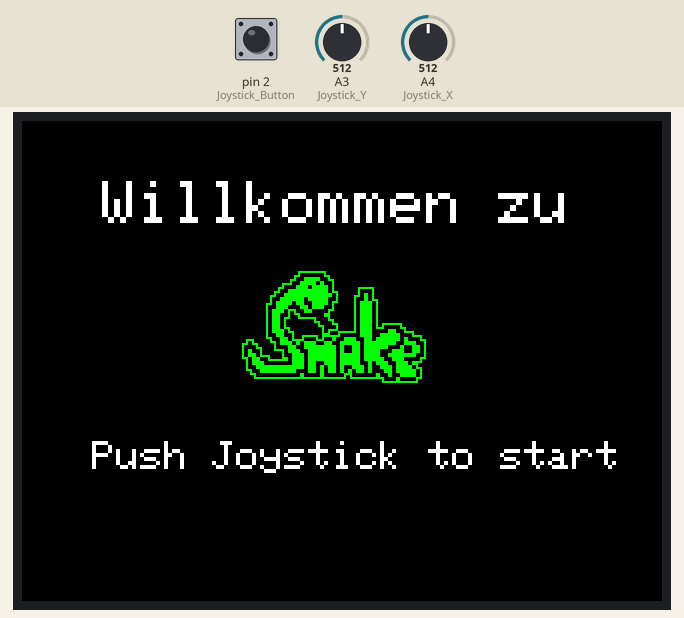
Recording of a sketch running on a simulated Arduino Uno, built with avr-gcc and run on an emulated ATmega328P. Shown: 320×240 colour display. Inputs (shaded band) come from the test bench; at power-on: pin 2 (Joystick_Button) HIGH, A4 (Joystick_X) = 512, A3 (Joystick_Y) = 512. Random numbers use the default seed unless the sketch sets one; what the sketch prints to the serial monitor is not drawn.

Above: at 1.3 s.
1.4 s: pin 2 (Joystick_Button) pulled LOW for 0.15 s
At 1.55 s:
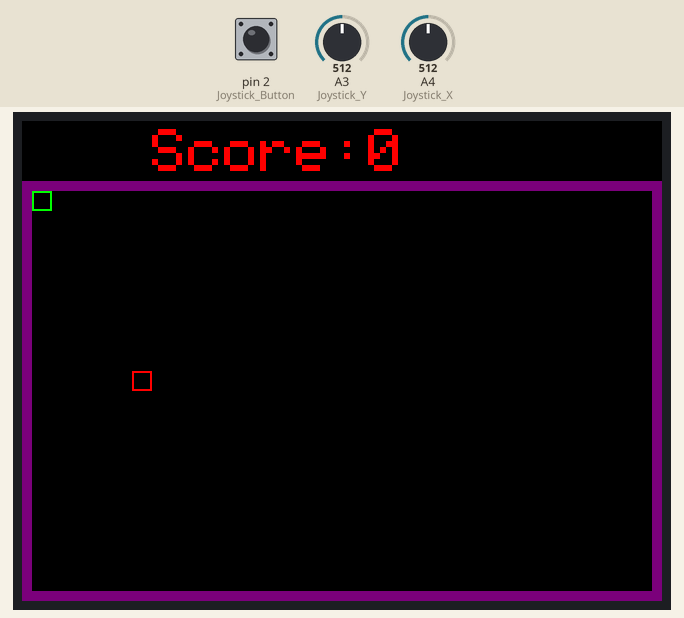
3.2 s: pin 2 (Joystick_Button) pulled LOW for 3.2 s
At 5.8 s:
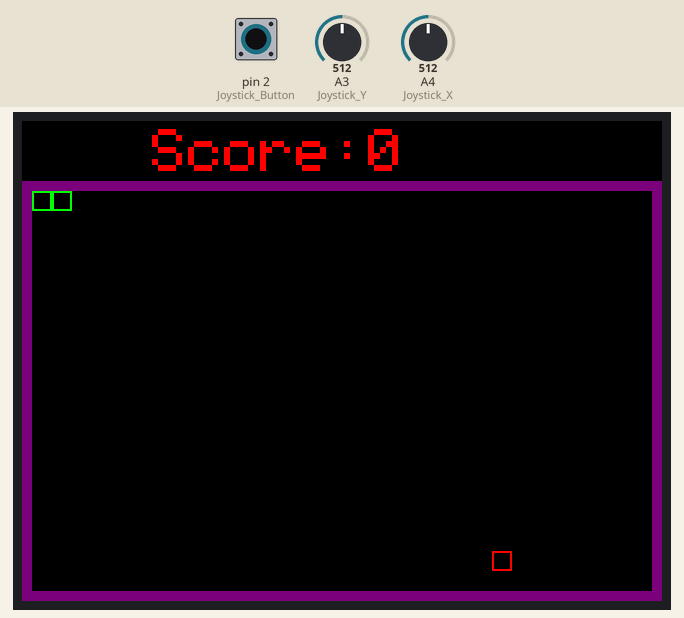
7.9 s: A4 (Joystick_X) set to 290
At 8.34 s:
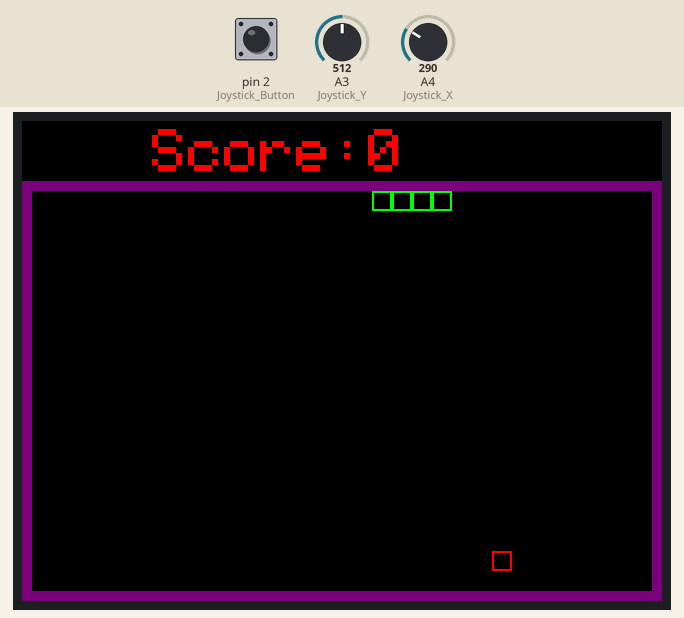
Timing chart, 0 to 10.9 s (numbered marks = the images above; inputs shaded):
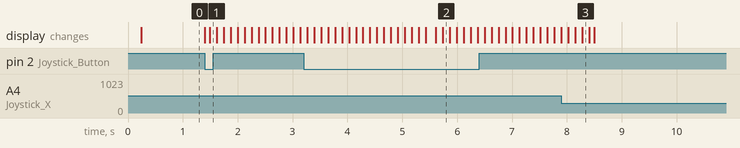

Measured:
- after the input at 1.4 s, the display: first changes at once (image 1 shows a later state)

The sketch:

snake.ino
```cpp
#include "SPI.h"
#include "Adafruit_GFX.h"
#include "Adafruit_ILI9341.h"
#include "bitmaps.h"

// Pin Belegung fuer das Display.
#define TFT_DC 9
#define TFT_CS 10

// Hardware SPI nutzen (on Uno, #13, #12, #11)
Adafruit_ILI9341 tft = Adafruit_ILI9341(TFT_CS, TFT_DC);


#define Joystick_X A4
#define Joystick_Y A3
#define Joystick_Button 2
#define maximum_snake_lenght 300 // So lang darf die Schlange werden
#define spielfeld_breite 31 // Spielfeld breite
#define spielfeld_hoehe 20 // Spielfedl höhe

#define p2s_x(p_x) (10*p_x+5) // Umrechnung in Spiel Koordinaten
#define p2s_y(p_y) (10*p_y+35) // Umrechnung in Spiel Koordinaten
// Ein Define kann auch einen kleine Funktion sein.

//------------------------------------------------------------------------------------------------------------------------
//----------------------------------Variablen initialisieren--------------------------------------------------------------
//------------------------------------------------------------------------------------------------------------------------
int JoystickX;
int JoystickY;

int score = 0;
int highscore=0;
int game_status = 0; // Wird benötigt für die Switch Case Anweisung

int CursorX;
int CursorY;

int dx=1,dy=0;
int schlangen_laenge; // Aktuelle länge der Schlange
byte blocked[spielfeld_breite][spielfeld_hoehe]; //Maxiamel Länge der Schlange
byte position_x[maximum_snake_lenght]; //Maximale Länge der Einheiten die gespeichert werden können für die Positionen bei denen die Schlange war.
byte position_y[maximum_snake_lenght]; //Maximale Länge der Einheiten die gespeichert werden können für die Positionen bei denen die Schlange war.
int head = 0; // wo habe ich im array gespeichert.
int tail = 0; // Angeafnegn bei -5 weil somit ein Puffer von 5 Einheiten erstellt wird. das ist die aktuelle Länge der Schlange.
int counter = 5;

int random_food_x; // Variable X für den ersten Spawnpunkt des Essens
int random_food_y; // Variable Y für den zweiten Spawnpunkt des Essens
int random_generator_for_food_x; // Random generierte Zahlen für den Apfel
int random_generator_for_food_y; // Random generierte Zahlen für den Apfel

//------------------------------------------------------------------------------------------------------------------------
//-----------------------------------Variablen initialisieren Ende--------------------------------------------------------
//------------------------------------------------------------------------------------------------------------------------


//------------------------------------------------------------------------------------------------------------------------
//-----------------------------------Funktionen Anfang--------------------------------------------------------------------
//------------------------------------------------------------------------------------------------------------------------
void wellcome_screen()
{
  tft.fillScreen(ILI9341_BLACK); // Hintergrund schwarz machen. Sonst wäre er weis
  tft.setTextColor(ILI9341_WHITE); // Farbe des Textes setzen
  tft.setTextSize(3); // Größe des Textes
  tft.setCursor(40, 30); // Koordinaten setzen wo die Schrift anfängt
  tft.print("Willkommen zu"); // Text auf das Display schreiben
  tft.drawBitmap(110, 75, wellcome_snake, 92, 56, ILI9341_GREEN);
  tft.setCursor(35, 160); // Koordinaten setzen wo die Schrift anfängt
  tft.setTextSize(2);
  tft.print("Push Joystick to start"); // Text auf das Display schreiben
}

void game_screen()
{
  //Display Rahmen, Hintergrund und Text:Score
  tft.fillScreen(ILI9341_BLACK); // Hintergrund schwar machen. Sonst wäre er weis
  tft.drawRect(0, 30, 320, 210, ILI9341_PURPLE); // Rechteck malen
  tft.drawRect(1, 31, 318, 208, ILI9341_PURPLE);
  tft.drawRect(2, 32, 316, 206, ILI9341_PURPLE);
  tft.drawRect(3, 33, 314, 204, ILI9341_PURPLE);
  tft.drawRect(4, 34, 312, 202, ILI9341_PURPLE);

  tft.setTextColor(ILI9341_RED); // Farbe des Textes setzen
  tft.setTextSize(3); // Größe des Textes
  tft.setCursor(65, 4); // Koordinaten setzen wo die Schrift anfängt
  tft.print("Score:"); // Text auf das Display schreiben
  tft.print(score);
}

void loser_screen()
{
  tft.fillScreen(ILI9341_BLACK); // Hintergrund schwarz machen. Sonst wäre er weis
  tft.setTextColor(ILI9341_WHITE); // Farbe des Textes setzen
  tft.setTextSize(3); // Größe des Textes
  tft.setCursor(50, 10); // Koordinaten setzen wo die Schrift anfängt
  tft.print("! YOU LOST !"); // Text auf das Display schreiben
  tft.drawBitmap(100, 55, dead_snake, 124, 38, ILI9341_RED);
  tft.setCursor(45, 110);
  tft.setTextSize(3);
  tft.print("Learn to play"); // Text auf das Display schreiben
  tft.setCursor(65, 140);
  tft.setTextColor(ILI9341_RED); // Farbe des Textes setzen
  tft.print("Score:"); // Text auf das Display schreiben
  tft.print(score);
  tft.setCursor(40, 170);
  tft.print("Highscore:"); // Text auf das Display schreiben
  tft.print(highscore);
  tft.setTextSize(2);
  tft.setTextColor(ILI9341_WHITE); // Farbe des Textes setzen
  tft.setCursor(12, 210); // Koordinaten setzen wo die Schrift anfängt
  tft.print("Play again? Push Joystick"); // Text auf das Display schreiben*/
}

void food_generator()
{

    random_generator_for_food_x = random(0,31); // Random Zahl wischen 0 und 31 generieren
    random_generator_for_food_y = random(0,20); // Random Zahl wischen 0 und 20 generieren
    random_food_x = p2s_x(random_generator_for_food_x); // X Koordiante für den Apfel ausrechnen
    random_food_y = p2s_y(random_generator_for_food_y); // Y Koordiante für den Apfel ausrechnen
}

void move_tail()
{
    if(counter > 0)
    {
      counter-=1;
    }
    else
    {
      tft.drawRect(p2s_x(position_x[tail]), p2s_y(position_y[tail]), 10, 10, ILI9341_BLACK); // Rechteck das eigentlich grün geworden wäre wieder schwarz machen
      blocked[position_x[tail]][position_y[tail]] = 0; // An der Stelle an der die Schlange eigentlich gewesen wäre muss das array blocked an dieser Stelle wieder auf 0 gesetzt werden.
                                                       //Sonst würde bei einem erneuten vorbei kommen an dieser Stelle eine Kollision stattfinden obwohl dort überhaupt keine Schlange ist
      tail++; // Hochzählen der Tail Variable damit die Schlange immer in der gleichen Länge bleibt
      if(tail >= maximum_snake_lenght)// Wenn tail größer oder gleich maximum_snake_lenght-300 erreicht hat, wird head auf 0 gesetzt um neue Werte speichern zu können.
      {
       tail = 0;
      }
    }
}

void print_score()
{
    tft.fillRect(173, 4, 250, 24, ILI9341_BLACK); // Schwarztes Rechteck malen sonst bleibt der letzte gezeichnete Score stehen.
    tft.setTextColor(ILI9341_RED); // Farbe des Textes setzen
    tft.setTextSize(3); // Größe des Textes
    tft.setCursor(65, 4); // Koordinaten setzen wo die Schrift anfängt
    tft.print("Score:"); // Text auf das Display schreiben
    tft.print(score);
}
//------------------------------------------------------------------------------------------------------------------------
//----------------------------------------Funktionen Ende-----------------------------------------------------------------
//------------------------------------------------------------------------------------------------------------------------


//------------------------------------------------------------------------------------------------------------------------
//----------------------------------------Void Setup Anfang---------------------------------------------------------------
//------------------------------------------------------------------------------------------------------------------------
void setup() // COde der nur einmal ausgeführt werden soll
{
  Serial.begin(9600);
  pinMode(Joystick_Button, INPUT_PULLUP);
  tft.begin(); // Display initalisieren
  tft.setRotation(3); // Display umdrehen. -- Oder 1 wenn das Display gedreht ist.
  Serial.print(blocked[spielfeld_breite][spielfeld_hoehe]);
}

//------------------------------------------------------------------------------------------------------------------------
//----------------------------------------Void Setup Ende-----------------------------------------------------------------
//------------------------------------------------------------------------------------------------------------------------


//------------------------------------------------------------------------------------------------------------------------
//----------------------------------------Void Loop Anfang----------------------------------------------------------------
//------------------------------------------------------------------------------------------------------------------------
void loop(void) // Code der wiederholt ausgeführt wird
{

  //Auslesen der X & Y Achse des Joysticks.
  int JoystickX = analogRead(Joystick_X);
  int JoystickY = analogRead(Joystick_Y);


  switch(game_status)
  {
    case 0: // The game has not been started yet.
          wellcome_screen();
          game_status=1;
          break;

    case 1:
      if(digitalRead(Joystick_Button)==LOW) //Überprüfen ob gedrückt und Variable gleich 0. Wenn Variable 0 dann ist das Game noch nicht gestartet
      {
        game_screen(); // Game Screen starten
        game_status = 2;
        //Serial.println("Das Game starten ..."); // Überprüfen ob das Game gestartet wird

        //Variablen zurücksetzen --------------
        CursorX = 0; dx=1;
        CursorY = 0; dy=0;
        head=0;
        tail=0;
        counter=4;
        score=0;
        print_score();
        // ------------------------------------

        //Serial.println("Erasing board..."); //Löschen des Arrays. Sonst sind die Werte beim nächsten Spiel falsch
        for (int i=0;i<31;i++) {
          for (int j=0;j<20;j++) {
            blocked[i][j]=0;
          }
        }
        //Serial.println(blocked[0][0]);
        //Serial.println("Board erased...");
        food_generator();
      }

      break;

    case 2: // The game has been started!

      if(blocked[CursorX][CursorY]==1)//Überprüfen pb die Schlange schon an der Stelle war an der sie grade ist. -> Werte wo sie war werden im Array blocked gespeichert
      {
        game_status=3; //I'm dying....
        if(score > highscore)
        {
          highscore = score;
        }
      }
      // ------------------ Schlange laufen lassen ------------------------------------------------------------------------------------------------------------------------------------------------------

      tft.drawRect(random_food_x,random_food_y, 10, 10, ILI9341_RED); // Zeichen des Apfels
      tft.drawRect(p2s_x(CursorX), p2s_y(CursorY), 10, 10, ILI9341_GREEN); // Draw Snake
      tft.drawRect(random_food_x,random_food_y, 10, 10, ILI9341_RED); // Zeichen des Apfels
      blocked[CursorX][CursorY]=1; // Da war die Schlnage schon, wird in Array blocked gespeichert

      delay(125);

      position_x[head] = CursorX; //Wo die Schlange grade war (CursorX) wird in array position_x gespeichert. Diese Stelle wird immer eine Stelle hochgezählt um den alten wert nicht zu überschreiben.
      position_y[head] = CursorY; //Wo die Schlange grade war (CursorX) wird in array position_y gespeichert. Diese Stelle wird immer eine Stelle hochgezählt um den alten wert nicht zu überschreiben.
      head++; // Hochzählen des Wertes für die zwei oberen Befehle

      if(head >= maximum_snake_lenght) // Wenn head größer oder gleich maximum_snake_lenght-300 erreicht hat, wird head auf 0 gesetzt um neue Werte speichern zu können.
      {
        head=0;
      }

      move_tail();

      // ------------------ Schlange laufen lassen Ende ------------------------------------------------------------------------------------------------------------------------------------------------------

      //------Kolision bemerken und Spiel beenden Anfang ----------------


      CursorX+=dx;
      CursorY+=dy;

      if(CursorX == 31) // Überprüfen ob Schlange den rechten Rand berührt hat
      {
        game_status = 3;
        if(score > highscore)
        {
          highscore = score;
        }
      }
      if(CursorX < 0) // Überprüfen ob Schlange den linken Rand berüht hat
      {
        game_status = 3;
        if(score > highscore)
        {
          highscore = score;
        }
      }
      if(CursorY == -1) // Überprüfen ob Schlange den oberen Rand berüht hat
      {
        game_status = 3;
        if(score > highscore)
        {
          highscore = score;
        }
      }
      if(CursorY == 20) // Überprüfen ob Schlange den unteren Rand berührt hat
      {
        game_status = 3;
        if(score > highscore)
        {
          highscore = score;
        }
      }

      //------Kolision bemerken und Spiel beenden Ende----------------

      //--------------------Essen gegessen? Anfang -----------------------------------

      if(random_generator_for_food_x == CursorX && random_generator_for_food_y == CursorY) // Überprüfen ob Schlange gegessen hat. Wenn ja dann:
      {
        food_generator(); // Aufrufen um einen Apfel an anderer Stelle spawnen zu lassen
        counter=1; // Schlange um 1 Block erhöhen
        score+=10; // Score um 10 erhöhen
        print_score(); // Score ausgeben
      }
      //--------------------Essen gegessen? Ende-- -----------------------------------

      //--------------Joystick Position bestimmen und schreiben ---------------------

      if(JoystickX>900)
      {
        //Serial.println("laufe nach rechts ");
        dx=1;dy=0;
       }
      if(JoystickX<300)
      {
        //Serial.println("laufe nach links");
        dx=-1;dy=0;
      }
      if(JoystickY>900)
      {
        //Serial.println("laufe nach unten ");
        dx=0;dy=1;
      }
      if(JoystickY<300)
      {
        //Serial.println("laufe nach oben");
        dx=0;dy=-1;
      }
      //--------------Joystick Position bestimmen und schreiben Ende----------------

      break;

    case 3:
    {
      loser_screen(); // Lose Screen anzeigen
      game_status=1; // Game Status auf 1 stellen. Der Lose Screen wird so lange angezeigt bis case 1 der Status des Buttons überprüft wird. Ob er gedrückt wurde.
      break;
    }

  }

}

//------------------------------------------------------------------------------------------------------------------------
//----------------------------------------Void Loop Ende------------------------------------------------------------------
//------------------------------------------------------------------------------------------------------------------------
```

bitmaps.h
```cpp
#ifndef BITMAPS_H
#define BITMAPS_H

extern const unsigned char wellcome_snake[];
extern const unsigned char dead_snake[];

#endif
```

Source omitted: bitmaps.cpp (data table, 6829 bytes)
